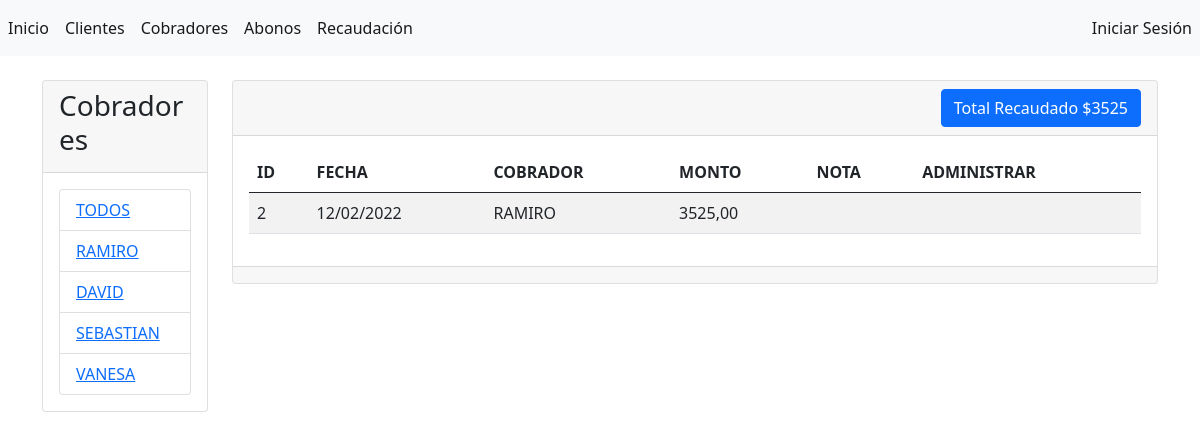
Page /recaudaciones/ on the earlier database version.
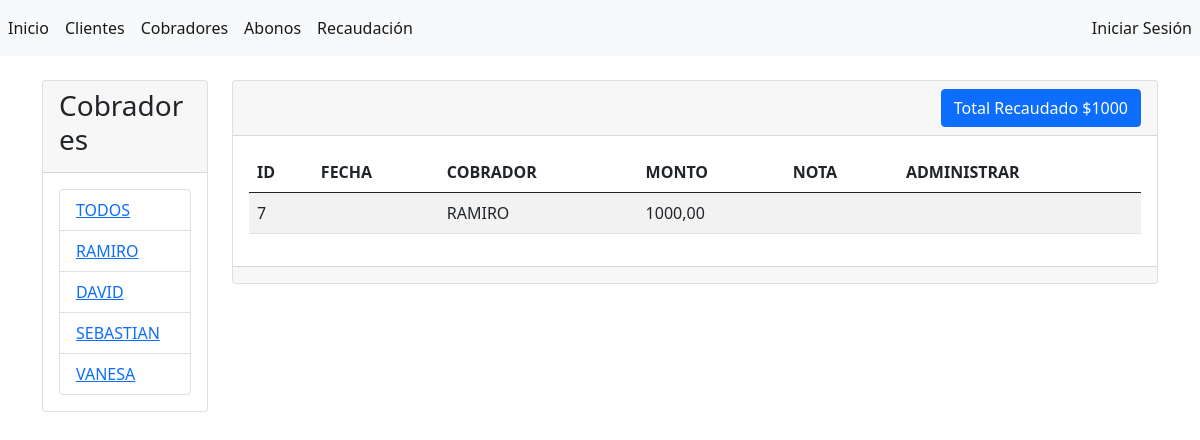
Same page on the later database version.
### abonos/models.py (models this page shows, shortened)
class Cobrador(models.Model):
    nombre = models.CharField(max_length=45, verbose_name="nombre")
    activo = models.BooleanField(default=True, verbose_name="activo")
    usuario = models.ForeignKey(User,null=True, on_delete=SET_NULL)
    creado = models.DateTimeField(auto_now_add=True)
    modificado = models.DateTimeField(auto_now=True)
    class Meta:
        verbose_name = "Cobrador"
        verbose_name_plural = "Cobradores"
        ordering = ['-modificado', '-creado']
        unique_together = ['nombre']

class Recaudacion(models.Model):
    cobrador = models.ForeignKey(
        'Cobrador',
        blank=False,
        null=True,
        on_delete=SET_NULL
        )
    fecha = models.DateTimeField(
        blank=True,
        null=True,
        default= datetime.now,
        verbose_name="fecha"
        )
    monto = models.DecimalField(
        max_digits=10,
        decimal_places=2,
        default=0.00,
        verbose_name="monto"
        )
    nota = models.CharField(
        max_length=100,
        blank=True,
        verbose_name="nota"
        )
    creado = models.DateTimeField(auto_now_add=True)
    modificado = models.DateTimeField(auto_now=True)
    class Meta:
        verbose_name = "Recaudación"
        verbose_name_plural = "Recaudaciones"
        ordering = ['-modificado', '-creado']

### abonos/views.py (the view)
# urls.py: path('recaudaciones/', views.recaudaciones, name='recaudaciones'),
def recaudaciones(request):
    if request.GET.get('query_cobrador') != None:
        query_cobrador = request.GET.get('query_cobrador')
        recaudaciones = Recaudacion.objects.filter(cobrador__id=query_cobrador).order_by('-creado')
    if request.GET.get('query_cobrador') == None:
        recaudaciones = Recaudacion.objects.all().order_by('-creado')
    suma_monto = recaudaciones.aggregate(monto=Sum('monto'))
    cobradores = Cobrador.objects.all()
    context = {
        'recaudaciones': recaudaciones,
        'cobradores': cobradores,
        'suma_monto': suma_monto
    }
    return render(request, 'recaudaciones/index.html', context)

### abonos/templates/recaudaciones/index.html (shortened to what this page needs)
{% extends "base.html" %}
{% block sidebar %}
<div class="card">
    <div class="card-header">
        <h3>Cobradores</h3>
    </div>
    <div class="card-body">
        <div class="list-group">
            <li class="list-group-item"><a href="{% url 'recaudaciones' %}">TODOS</a></li>
            {% for cobrador in cobradores %}
            <li class="list-group-item"><a href="{% url 'recaudaciones' %}?query_cobrador={{cobrador.id}}">{{ cobrador.nombre }}</a></li>
            {% endfor %}
        </div>
    </div>
</div>
<br>
{% endblock %}
{% block contenido %}
<div class="card">
    <div class="card-header d-flex justify-content-end">
        <a name="" id="" class="btn btn-primary" href="#">Total Recaudado ${{suma_monto.monto}}</a>
    </div>
    <div class="card-body">
        <table class="table table-striped table-hover">
            <thead>
                <tr>
                    <th>ID</th>
                    <th>FECHA</th>
                    <th>COBRADOR</th>
                    <th>MONTO</th>
                    <th>NOTA</th>
                    <th>ADMINISTRAR</th>
                </tr>
            </thead>
            <tbody>
                {% for recaudacion in recaudaciones %}
                <tr>
                    <td>{{ recaudacion.id }}</td>
                    <td>{{ recaudacion.fecha|date:"d/m/Y" }}</td>
                    <td>{{ recaudacion.cobrador.nombre }}</td>
                    <td>{{ recaudacion.monto }}</td>
                    <td>{{ recaudacion.nota }}</td>
                    <td>
                    </td>
                </tr>
                {% endfor %}
            </tbody>
        </table>
    </div>
    <div class="card-footer text-muted">
    </div>
</div>
{% endblock %}

Differences in the rows shown:
removed Recaudacion: id "2", fecha "12/02/2022", cobrador.nombre "RAMIRO", monto "3525,00"
added Recaudacion: id "7", cobrador.nombre "RAMIRO", monto "1000,00"
Other differences:
{{ suma_monto.monto }}: "3525" → "1000"
